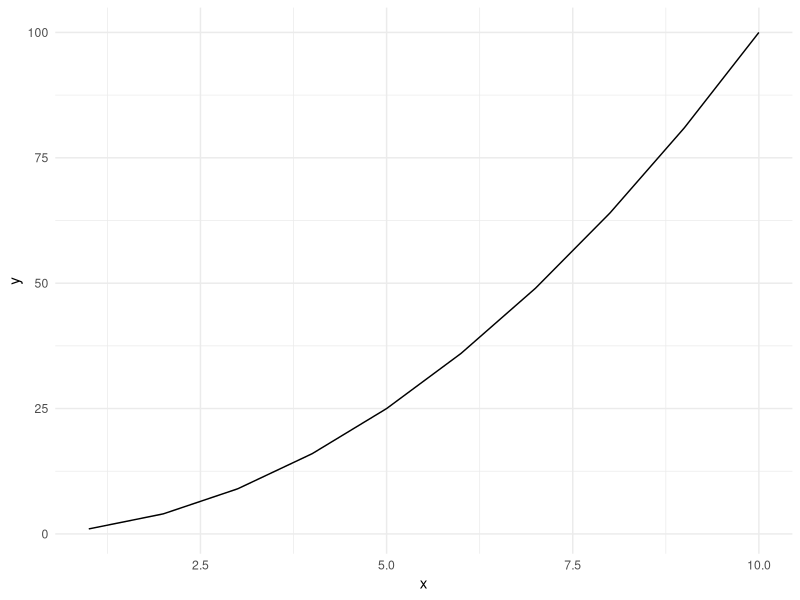

The R script that drew this image:
# GitHub Pre-Lab Practice
library(tidyverse)
df <- tibble(x = 1:10,y = x^2)
ggplot(df, aes(x, y)) +
  geom_line() +
  theme_minimal()
write_csv(df, "example_data.csv")
mean(df$y)